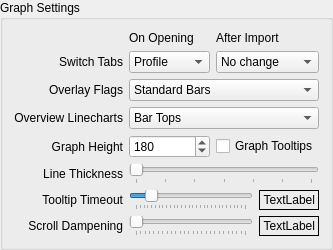
                 <widget class="QGroupBox" name="groupBox">
                  <property name="sizePolicy">
                   <sizepolicy hsizetype="Preferred" vsizetype="Minimum">
                    <horstretch>0</horstretch>
                    <verstretch>0</verstretch>
                   </sizepolicy>
                  </property>
                  <property name="title">
                   <string>Graph Settings</string>
                  </property>
                  <layout class="QGridLayout" name="gridLayout_5">
                   <item row="1" column="1">
                    <widget class="QLabel" name="label_40">
                     <property name="text">
                      <string>On Opening</string>
                     </property>
                     <property name="alignment">
                      <set>Qt::AlignLeading|Qt::AlignLeft|Qt::AlignVCenter</set>
                     </property>
                    </widget>
                   </item>
                   <item row="2" column="1">
                    <widget class="QComboBox" name="openingTabCombo">
                     <property name="toolTip">
                      <string>&lt;html&gt;&lt;head/&gt;&lt;body&gt;&lt;p&gt;Which tab to open on loading a profile. (Note: It will default to Profile if OSCAR is set to not open a profile on startup)&lt;/p&gt;&lt;/body&gt;&lt;/html&gt;</string>
                     </property>
                     <property name="currentText">
                      <string>Profile</string>
                     </property>
                     <item>
                      <property name="text">
                       <string>Profile</string>
                      </property>
                     </item>
                     <item>
                      <property name="text">
                       <string>Welcome</string>
                      </property>
                     </item>
                     <item>
                      <property name="text">
                       <string>Daily</string>
                      </property>
                     </item>
                     <item>
                      <property name="text">
                       <string>Overview</string>
                      </property>
                     </item>
                     <item>
                      <property name="text">
                       <string>Statistics</string>
                      </property>
                     </item>
                    </widget>
                   </item>
                   <item row="2" column="0">
                    <widget class="QLabel" name="label_51">
                     <property name="text">
                      <string>Switch Tabs</string>
                     </property>
                     <property name="alignment">
                      <set>Qt::AlignRight|Qt::AlignTrailing|Qt::AlignVCenter</set>
                     </property>
                    </widget>
                   </item>
                   <item row="2" column="2">
                    <widget class="QComboBox" name="importTabCombo">
                     <item>
                      <property name="text">
                       <string>No change</string>
                      </property>
                     </item>
                     <item>
                      <property name="text">
                       <string>Welcome</string>
                      </property>
                     </item>
                     <item>
                      <property name="text">
                       <string>Daily</string>
                      </property>
                     </item>
                     <item>
                      <property name="text">
                       <string>Overview</string>
                      </property>
                     </item>
                     <item>
                      <property name="text">
                       <string>Statistics</string>
                      </property>
                     </item>
                    </widget>
                   </item>
                   <item row="1" column="2">
                    <widget class="QLabel" name="label_44">
                     <property name="text">
                      <string>After Import</string>
                     </property>
                     <property name="alignment">
                      <set>Qt::AlignLeading|Qt::AlignLeft|Qt::AlignVCenter</set>
                     </property>
                    </widget>
                   </item>
                   <item row="6" column="0">
                    <widget class="QLabel" name="label_26">
                     <property name="text">
                      <string>Graph Height</string>
                     </property>
                     <property name="alignment">
                      <set>Qt::AlignRight|Qt::AlignTrailing|Qt::AlignVCenter</set>
                     </property>
                    </widget>
                   </item>
                   <item row="3" column="0">
                    <widget class="QLabel" name="label_18">
                     <property name="sizePolicy">
                      <sizepolicy hsizetype="Preferred" vsizetype="Preferred">
                       <horstretch>0</horstretch>
                       <verstretch>0</verstretch>
                      </sizepolicy>
                     </property>
                     <property name="text">
                      <string>Overlay Flags</string>
                     </property>
                     <property name="alignment">
                      <set>Qt::AlignRight|Qt::AlignTrailing|Qt::AlignVCenter</set>
                     </property>
                    </widget>
                   </item>
                   <item row="7" column="0">
                    <widget class="QLabel" name="label_48">
                     <property name="text">
                      <string>Line Thickness</string>
                     </property>
                     <property name="alignment">
                      <set>Qt::AlignRight|Qt::AlignTrailing|Qt::AlignVCenter</set>
                     </property>
                    </widget>
                   </item>
                   <item row="3" column="1" colspan="2">
                    <widget class="QComboBox" name="overlayFlagsCombo">
                     <property name="sizePolicy">
                      <sizepolicy hsizetype="Expanding" vsizetype="Fixed">
                       <horstretch>0</horstretch>
                       <verstretch>0</verstretch>
                      </sizepolicy>
                     </property>
                     <property name="toolTip">
                      <string>The visual method of displaying waveform overlay flags.
</string>
                     </property>
                     <item>
                      <property name="text">
                       <string>Standard Bars</string>
                      </property>
                     </item>
                     <item>
                      <property name="text">
                       <string>Top Markers</string>
                      </property>
                     </item>
                    </widget>
                   </item>
                   <item row="7" column="1" colspan="2">
                    <layout class="QHBoxLayout" name="horizontalLayout_10">
                     <item>
                      <widget class="QSlider" name="lineThicknessSlider">
                       <property name="toolTip">
                        <string>The pixel thickness of line plots</string>
                       </property>
                       <property name="minimum">
                        <number>2</number>
                       </property>
                       <property name="maximum">
                        <number>8</number>
                       </property>
                       <property name="pageStep">
                        <number>1</number>
                       </property>
                       <property name="orientation">
                        <enum>Qt::Horizontal</enum>
                       </property>
                       <property name="tickPosition">
                        <enum>QSlider::TicksBelow</enum>
                       </property>
                      </widget>
                     </item>
                    </layout>
                   </item>
                   <item row="8" column="0">
                    <widget class="QLabel" name="label_45">
                     <property name="text">
                      <string>Tooltip Timeout</string>
                     </property>
                     <property name="alignment">
                      <set>Qt::AlignRight|Qt::AlignTrailing|Qt::AlignVCenter</set>
                     </property>
                    </widget>
                   </item>
                   <item row="9" column="0">
                    <widget class="QLabel" name="label_46">
                     <property name="text">
                      <string>Scroll Dampening</string>
                     </property>
                     <property name="alignment">
                      <set>Qt::AlignRight|Qt::AlignTrailing|Qt::AlignVCenter</set>
                     </property>
                    </widget>
                   </item>
                   <item row="8" column="1" colspan="2">
                    <layout class="QHBoxLayout" name="horizontalLayout_17">
                     <item>
                      <widget class="QSlider" name="tooltipTimeoutSlider">
                       <property name="toolTip">
                        <string>How long you want the tooltips to stay visible.</string>
                       </property>
                       <property name="minimum">
                        <number>1000</number>
                       </property>
                       <property name="maximum">
                        <number>30000</number>
                       </property>
                       <property name="singleStep">
                        <number>1000</number>
                       </property>
                       <property name="pageStep">
                        <number>5000</number>
                       </property>
                       <property name="value">
                        <number>5000</number>
                       </property>
                       <property name="orientation">
                        <enum>Qt::Horizontal</enum>
                       </property>
                       <property name="tickPosition">
                        <enum>QSlider::TicksBelow</enum>
                       </property>
                       <property name="tickInterval">
                        <number>1000</number>
                       </property>
                      </widget>
                     </item>
                     <item>
                      <widget class="QLabel" name="tooltipTimeoutDisplay">
                       <property name="sizePolicy">
                        <sizepolicy hsizetype="Fixed" vsizetype="Preferred">
                         <horstretch>0</horstretch>
                         <verstretch>0</verstretch>
                        </sizepolicy>
                       </property>
                       <property name="minimumSize">
                        <size>
                         <width>60</width>
                         <height>0</height>
                        </size>
                       </property>
                       <property name="frameShape">
                        <enum>QFrame::Box</enum>
                       </property>
                       <property name="text">
                        <string notr="true">TextLabel</string>
                       </property>
                       <property name="alignment">
                        <set>Qt::AlignRight|Qt::AlignTrailing|Qt::AlignVCenter</set>
                       </property>
                      </widget>
                     </item>
                    </layout>
                   </item>
                   <item row="6" column="2">
                    <widget class="QCheckBox" name="graphTooltips">
                     <property name="text">
                      <string>Graph Tooltips</string>
                     </property>
                    </widget>
                   </item>
                   <item row="5" column="1" colspan="2">
                    <widget class="QComboBox" name="overviewLinecharts">
                     <item>
                      <property name="text">
                       <string>Bar Tops</string>
                      </property>
                     </item>
                     <item>
                      <property name="text">
                       <string>Line Chart</string>
                      </property>
                     </item>
                    </widget>
                   </item>
                   <item row="6" column="1">
                    <widget class="QSpinBox" name="graphHeight">
                     <property name="sizePolicy">
                      <sizepolicy hsizetype="Minimum" vsizetype="Fixed">
                       <horstretch>0</horstretch>
                       <verstretch>0</verstretch>
                      </sizepolicy>
                     </property>
                     <property name="toolTip">
                      <string>Default display height of graphs in pixels</string>
                     </property>
                     <property name="minimum">
                      <number>50</number>
                     </property>
                     <property name="maximum">
                      <number>600</number>
                     </property>
                     <property name="singleStep">
                      <number>10</number>
                     </property>
                     <property name="value">
                      <number>180</number>
                     </property>
                    </widget>
                   </item>
                   <item row="9" column="1" colspan="2">
                    <layout class="QHBoxLayout" name="horizontalLayout_16">
                     <item>
                      <widget class="QSlider" name="scrollDampeningSlider">
                       <property name="toolTip">
                        <string>&lt;html&gt;&lt;head/&gt;&lt;body&gt;&lt;p&gt;This makes scrolling when zoomed in easier on sensitive bidirectional TouchPads&lt;/p&gt;&lt;p&gt;50ms is recommended value.&lt;/p&gt;&lt;/body&gt;&lt;/html&gt;</string>
                       </property>
                       <property name="maximum">
                        <number>25</number>
                       </property>
                       <property name="singleStep">
                        <number>1</number>
                       </property>
                       <property name="pageStep">
                        <number>5</number>
                       </property>
                       <property name="orientation">
                        <enum>Qt::Horizontal</enum>
                       </property>
                       <property name="invertedAppearance">
                        <bool>false</bool>
                       </property>
                       <property name="tickPosition">
                        <enum>QSlider::TicksBelow</enum>
                       </property>
                       <property name="tickInterval">
                        <number>1</number>
                       </property>
                      </widget>
                     </item>
                     <item>
                      <widget class="QLabel" name="scrollDampDisplay">
                       <property name="sizePolicy">
                        <sizepolicy hsizetype="Fixed" vsizetype="Preferred">
                         <horstretch>0</horstretch>
                         <verstretch>0</verstretch>
                        </sizepolicy>
                       </property>
                       <property name="minimumSize">
                        <size>
                         <width>60</width>
                         <height>0</height>
                        </size>
                       </property>
                       <property name="frameShape">
                        <enum>QFrame::Box</enum>
                       </property>
                       <property name="text">
                        <string notr="true">TextLabel</string>
                       </property>
                       <property name="alignment">
                        <set>Qt::AlignRight|Qt::AlignTrailing|Qt::AlignVCenter</set>
                       </property>
                      </widget>
                     </item>
                    </layout>
                   </item>
                   <item row="5" column="0">
                    <widget class="QLabel" name="overviewLinechartsLabel">
                     <property name="text">
                      <string>Overview Linecharts</string>
                     </property>
                     <property name="alignment">
                      <set>Qt::AlignRight|Qt::AlignTrailing|Qt::AlignVCenter</set>
                     </property>
                    </widget>
                   </item>
                  </layout>
                 </widget>
